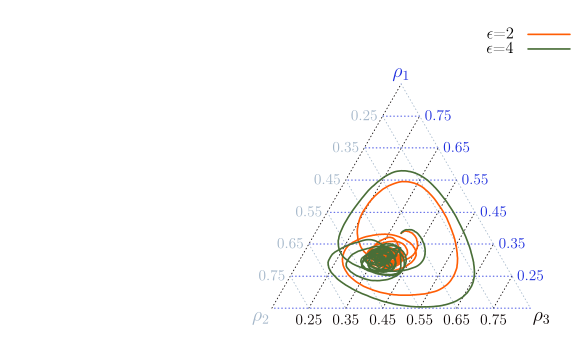

Recreate this plot in gnuplot.
#!/usr/bin/gnuplot

reset

set term tikz
#set term png size 670,500
	outname = sprintf("e2e4m8.tex")
	set out outname
	

	
########## Start multiplot (2x2) ##########	
	
     
##### Graph C #####

set size 1.6, 1.0

set bmargin 1
set lmargin 1
set rmargin 1
set tmargin 1
set size ratio 0.866
set yrange [0:0.866]
set xrange [0:1]
set noborder
set noxtics
set noytics
set label '$\rho_2$' at 0.12, 0.0636 center tc '#a3b6c9' font ",14"
set label '$\rho_3$' at 0.88, 0.0636 center tc '#0b0404' font ",14"
set label '$\rho_1$' at 0.5, 0.723 center tc '#1E2EDE' font ",14"

set object 1 polygon from 0.15,0.0866 to 0.5,0.693 to 0.85,0.0866 to 0.15,0.0866
set object 1 back fc rgb "white" fillstyle solid 1.0 noborder

set style line 1 lc rgb '#0b0404' lt 0 lw 1.5 pt 6 #  green      (species 1)
set style line 2 lc rgb '#1E2EDE' lt 0 lw 1.5 pt 6 #  red	     (species 2)
set style line 3 lc rgb '#a3b6c9' lt 0 lw 1.5 pt 6 #  orange     (species 3)
set style line 4 lc rgb 'orange' lt 0 lw 1.5 pt 6 #  dark blue  (species 4)
set style line 5 lc rgb 'grey' lt 0 lw 1.5 pt 6 #  cyan	     (species 5)
set style line 6 lc rgb '#03c04a' lt 3 lw 1.5 pt 2 #  grey	     (empty space)
set style line 8 lc rgb '#496e37' lt 1 lw 3 pt 2 #  kappa-2-radius-2 013220
set style line 9 lc rgb '#ff5d05' lt 1 lw 3 pt 2 #  kappa-4-radius-2
set style line 10 lc rgb 'pink' lt 2 lw 3 pt 2 # kappa-2-radius-4
set style line 11 lc rgb 'gray' lt 1 lw 3 pt 2 # standard
set style line 12 lc rgb 'brown' lt 2 lw 3 pt 2 # kappa-4-radius-4

# x

set arrow 2 from 0.15,0.0866 to 0.5, 0.693 nohead linestyle 1
set arrow 3 from 0.25,0.0866 to 0.55, 0.606 nohead linestyle 1
set arrow 4 from 0.35,0.0866 to 0.6, 0.520 nohead linestyle 1
set arrow 5 from 0.45,0.0866 to 0.65, 0.433 nohead linestyle 1
set arrow 6 from 0.55,0.0866 to 0.7, 0.346 nohead linestyle 1
set arrow 7 from 0.65,0.0866 to 0.75, 0.260 nohead linestyle 1
set arrow 8 from 0.75,0.0866 to 0.8, 0.173 nohead linestyle 1

# Numeros x

set label '0.25' at 0.25, 0.0536 center tc rgb "#0b0404"
set label '0.35' at 0.35, 0.0536 center tc rgb "#0b0404"
set label '0.45' at 0.45, 0.0536 center tc rgb "#0b0404"
set label '0.55' at 0.55, 0.0536 center tc rgb "#0b0404"
set label '0.65' at 0.65, 0.0536 center tc rgb "#0b0404"
set label '0.75' at 0.75, 0.0536 center tc rgb "#0b0404"

# z

set arrow 12 from 0.85, 0.0866 to 0.15, 0.0866 nohead linestyle 2
set arrow 13 from 0.80, 0.173 to 0.20, 0.173 nohead linestyle 2
set arrow 14 from 0.75, 0.260 to 0.25, 0.260 nohead linestyle 2
set arrow 15 from 0.7, 0.346 to 0.30, 0.346 nohead linestyle 2
set arrow 16 from 0.65, 0.433 to 0.35, 0.433 nohead linestyle 2
set arrow 17 from 0.6, 0.520 to 0.40, 0.520 nohead linestyle 2
set arrow 18 from 0.55, 0.606 to 0.45, 0.606 nohead linestyle 2
set arrow 19 from 0.5, 0.693 to 0.50, 0.693 nohead linestyle 2

# Numeros z

set label '0.25' at 0.85, 0.173 center tc rgb "#1E2EDE"
set label '0.35' at 0.8, 0.260 center tc rgb "#1E2EDE"
set label '0.45' at 0.75, 0.346 center tc rgb "#1E2EDE"
set label '0.55' at 0.7, 0.433 center tc rgb "#1E2EDE"
set label '0.65' at 0.65, 0.520 center tc rgb "#1E2EDE"
set label '0.75' at 0.6, 0.606 center tc rgb "#1E2EDE"
# y

set arrow 24 from 0.2, 0.173 to 0.25,0.0866 nohead linestyle 3
set arrow 25 from 0.25, 0.260 to 0.35,0.0866 nohead linestyle 3
set arrow 26 from 0.3, 0.346 to 0.45,0.0866 nohead linestyle 3
set arrow 27 from 0.35, 0.433 to 0.55,0.0866 nohead linestyle 3
set arrow 28 from 0.4, 0.520 to 0.65,0.0866 nohead linestyle 3
set arrow 29 from 0.45, 0.606 to 0.75,0.0866 nohead linestyle 3
set arrow 30 from 0.5, 0.693 to 0.85,0.0866 nohead linestyle 3

# Numeros y


set label '0.25' at 0.4, 0.606 center tc rgb "#a3b6c9"
set label '0.35' at 0.35, 0.520 center tc rgb "#a3b6c9"
set label '0.45' at 0.3, 0.433 center tc rgb "#a3b6c9"
set label '0.55' at 0.25, 0.346 center tc rgb "#a3b6c9"
set label '0.65' at 0.2, 0.260 center tc rgb "#a3b6c9"
set label '0.75' at 0.15, 0.173 center tc rgb "#a3b6c9"

#set key inside right center Left
set key font ",12"

#set key top left Right samplen 2 at 0.25, 0.57



plot "<awk '{print ($3+2*$5)/(2*($3+$4+$5)), sqrt(3)*$3/(2*($3+$4+$5))}' densitiesk2r2-0.8.dat" t '$\epsilon$=2' with lines ls 9,\
     "<awk '{print ($3+2*$5)/(2*($3+$4+$5)), sqrt(3)*$3/(2*($3+$4+$5))}' densitiesk4r2-0.8.dat" t '$\epsilon$=4' with lines ls 8
             
